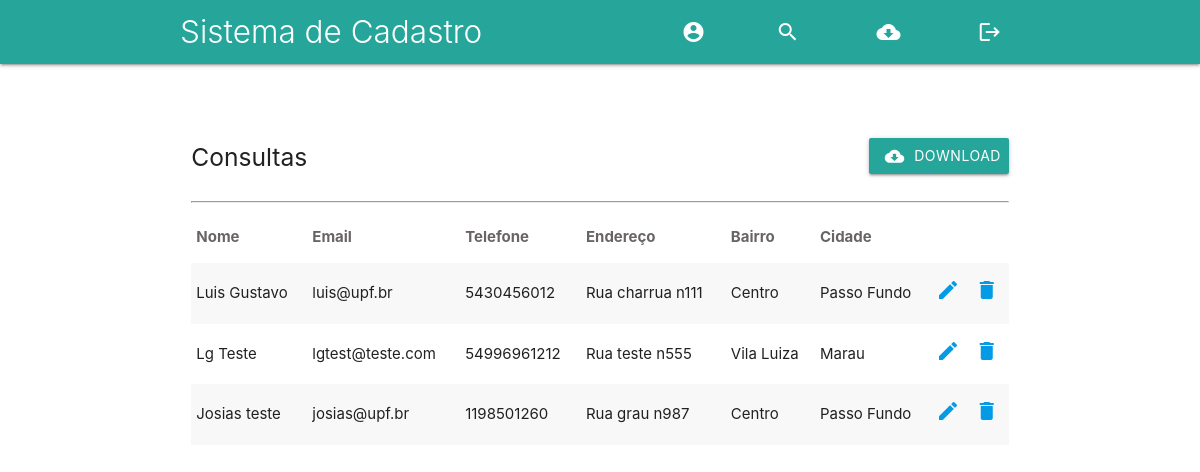
The app's page /consultas.php (signed in) with its own data.
### tables this page shows
CREATE TABLE `tb_clientes` (
  `id` int(11) NOT NULL,
  `nome` varchar(40) NOT NULL,
  `email` varchar(50) NOT NULL,
  `telefone` varchar(15) NOT NULL,
  `endereco` varchar(30) NOT NULL,
  `bairro` varchar(20) NOT NULL,
  `cidade` varchar(25) NOT NULL
);

### banco_de_dados/read.php (the view)
<?php
include_once 'conexao.php';
$querySelect = $link->query("select * from tb_clientes");
while ($registros = $querySelect->fetch_assoc()):
    $id = $registros['id'];
    $nome = $registros['nome'];
    $email = $registros ['email'];
    $telefone = $registros['telefone'];
    $endereco = $registros['endereco'];
    $bairro = $registros['bairro'];
    $cidade = $registros['cidade'];
    echo"<tr>";
    echo "<td>$nome</td><td>$email</td><td>$telefone</td><td>$endereco</td><td>$bairro</td><td>$cidade</td>";
    echo "<td><a href='editar.php?id=$id'><i class='material-icons'>edit</i></a></td>";
    echo "<td><a href='banco_de_dados/delete.php?id=$id'><i class='material-icons'>delete</i></a></td>";
    echo "</tr>";
endwhile;
?>

### includes/header.inc.php (shortened to what this page needs)
<!DOCTYPE html>
<html>
      <head>
           <link rel="stylesheet" href="materialize/css/materialize.min.css">
        </head>
        <body>

### includes/menu.inc.php
<nav class="blue-grey">
                <div class="nav-wrapper container">
                    <div class="brand-logo light">Sistema de Cadastro </div>
                  <ul class="right">
                        <li><a href="index.php"><i class="material-icons light">account_circle</i>Cadastro</a></li>
                        <li><a href="consultas.php"><i class="material-icons light">search</i>Consultas</a></li>
                        <li><a href="relatorio_cliente.php"><i class="material-icons light">cloud_download</i>Download</a></li>
                        <li><a href="logout.php"><i class="material-icons light">logout</i>Sair</a></li>
                    </ul>
                </div>
            </nav>

### consultas.php (shortened to what this page needs)
<?php
require_once __DIR__.'/login/auth.php';
?>
<?php include_once 'includes/header.inc.php' ?>
<?php include_once 'includes/menu.inc.php' ?>
<div class="row container">
    <div class="col s12">
        <div class="row">
            <div class="col s6">
                <h5>Consultas</h5>
            </div>
            <div class="col s6 right-align">
                <a href="csv/relatorio_cliente.php" target="_blanck" class="btn" style="display: flex; width: 140px; margin-top: 10px; float: right;">
                    <i class="material-icons" style="padding-right: 10px; margin-top: 0px;">cloud_download</i>
                    <span>Download</span>
                </a>
            </div>
        </div>
        <hr>
        <table class="striped" >
            <thead>
                <tr>
            <th>Nome</th>
            <th>Email</th>
            <th>Telefone</th>
            <th>Endereço</th>
            <th>Bairro</th>
            <th>Cidade</th>
                </tr>
            </thead>
            <tbody>
                <?php
                include_once './banco_de_dados/read.php';
                ?>
            </tbody>
        </table>
    </div>
</div>
<?php include_once './includes/footer.inc.php' ?>

### includes/footer.inc.php (shortened to what this page needs)
        </body>
</html>

### records on screen
tb_clientes: nome "Luis Gustavo", email "luis@upf.br", telefone "5430456012", endereco "Rua charrua n111", bairro "Centro", cidade "Passo Fundo"
tb_clientes: nome "Lg Teste", email "lgtest@teste.com", telefone "54996961212", endereco "Rua teste n555", bairro "Vila Luiza", cidade "Marau"
tb_clientes: nome "Josias teste", email "josias@upf.br", telefone "1198501260", endereco "Rua grau n987", bairro "Centro", cidade "Passo Fundo"
